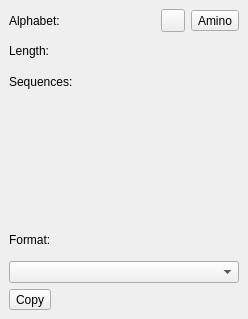
<?xml version="1.0" encoding="UTF-8"?>
<ui version="4.0">
 <class>GeneralTabOptionsPanelWidget</class>
 <widget class="QWidget" name="GeneralTabOptionsPanelWidget">
  <property name="geometry">
   <rect>
    <x>0</x>
    <y>0</y>
    <width>248</width>
    <height>319</height>
   </rect>
  </property>
  <property name="windowTitle">
   <string>Form</string>
  </property>
  <layout class="QVBoxLayout" name="layout">
   <property name="spacing">
    <number>5</number>
   </property>
   <property name="leftMargin">
    <number>0</number>
   </property>
   <property name="topMargin">
    <number>0</number>
   </property>
   <property name="rightMargin">
    <number>0</number>
   </property>
   <property name="bottomMargin">
    <number>0</number>
   </property>
   <item>
    <widget class="QWidget" name="alignmentInfoWidget" native="true">
     <layout class="QGridLayout" name="alignmentInfoWidgetLayout">
      <item row="0" column="1">
       <widget class="QLabel" name="alignmentAlphabet">
        <property name="sizePolicy">
         <sizepolicy hsizetype="Expanding" vsizetype="Preferred">
          <horstretch>0</horstretch>
          <verstretch>0</verstretch>
         </sizepolicy>
        </property>
        <property name="text">
         <string/>
        </property>
        <property name="alignment">
         <set>Qt::AlignLeading|Qt::AlignLeft|Qt::AlignVCenter</set>
        </property>
       </widget>
      </item>
      <item row="1" column="0">
       <widget class="QLabel" name="alignmentLengthLabel">
        <property name="sizePolicy">
         <sizepolicy hsizetype="Minimum" vsizetype="Preferred">
          <horstretch>0</horstretch>
          <verstretch>0</verstretch>
         </sizepolicy>
        </property>
        <property name="text">
         <string>Length:</string>
        </property>
       </widget>
      </item>
      <item row="1" column="1">
       <widget class="QLabel" name="alignmentLength">
        <property name="sizePolicy">
         <sizepolicy hsizetype="Expanding" vsizetype="Preferred">
          <horstretch>0</horstretch>
          <verstretch>0</verstretch>
         </sizepolicy>
        </property>
        <property name="text">
         <string/>
        </property>
        <property name="alignment">
         <set>Qt::AlignLeading|Qt::AlignLeft|Qt::AlignVCenter</set>
        </property>
       </widget>
      </item>
      <item row="2" column="0">
       <widget class="QLabel" name="alignmentHeightLabel">
        <property name="sizePolicy">
         <sizepolicy hsizetype="Minimum" vsizetype="Preferred">
          <horstretch>0</horstretch>
          <verstretch>0</verstretch>
         </sizepolicy>
        </property>
        <property name="text">
         <string>Sequences:</string>
        </property>
        <property name="wordWrap">
         <bool>true</bool>
        </property>
       </widget>
      </item>
      <item row="0" column="2">
       <widget class="QToolButton" name="convertNucleicAlphabetButton">
        <property name="toolTip">
         <string/>
        </property>
        <property name="text">
         <string/>
        </property>
        <property name="toolButtonStyle">
         <enum>Qt::ToolButtonTextBesideIcon</enum>
        </property>
       </widget>
      </item>
      <item row="0" column="0">
       <widget class="QLabel" name="alignmentAlphabetLabel">
        <property name="sizePolicy">
         <sizepolicy hsizetype="Minimum" vsizetype="Preferred">
          <horstretch>0</horstretch>
          <verstretch>0</verstretch>
         </sizepolicy>
        </property>
        <property name="text">
         <string>Alphabet:</string>
        </property>
       </widget>
      </item>
      <item row="2" column="1">
       <widget class="QLabel" name="alignmentHeight">
        <property name="sizePolicy">
         <sizepolicy hsizetype="Expanding" vsizetype="Preferred">
          <horstretch>0</horstretch>
          <verstretch>0</verstretch>
         </sizepolicy>
        </property>
        <property name="text">
         <string/>
        </property>
        <property name="alignment">
         <set>Qt::AlignLeading|Qt::AlignLeft|Qt::AlignVCenter</set>
        </property>
       </widget>
      </item>
      <item row="0" column="3">
       <widget class="QToolButton" name="convertAminoAlphabetButton">
        <property name="text">
         <string>Amino</string>
        </property>
        <property name="toolButtonStyle">
         <enum>Qt::ToolButtonTextBesideIcon</enum>
        </property>
       </widget>
      </item>
     </layout>
    </widget>
   </item>
   <item>
    <widget class="U2::MaConsensusModeWidget" name="consensusModeWidget" native="true"/>
   </item>
   <item>
    <widget class="QWidget" name="copyTypeWidget" native="true">
     <layout class="QVBoxLayout" name="verticalLayout_3">
      <item>
       <widget class="QLabel" name="copyTypeLabel">
        <property name="text">
         <string>Format:</string>
        </property>
       </widget>
      </item>
      <item>
       <widget class="QComboBox" name="copyType"/>
      </item>
      <item>
       <widget class="QToolButton" name="copyButton">
        <property name="text">
         <string>Copy</string>
        </property>
       </widget>
      </item>
     </layout>
    </widget>
   </item>
  </layout>
 </widget>
 <customwidgets>
  <customwidget>
   <class>U2::MaConsensusModeWidget</class>
   <extends>QWidget</extends>
   <header>ov_msa/general_tab/MaConsensusModeWidget.h</header>
   <container>1</container>
  </customwidget>
 </customwidgets>
 <resources>
  <include location="../../../../U2Gui/U2Gui.qrc"/>
 </resources>
 <connections/>
</ui>
